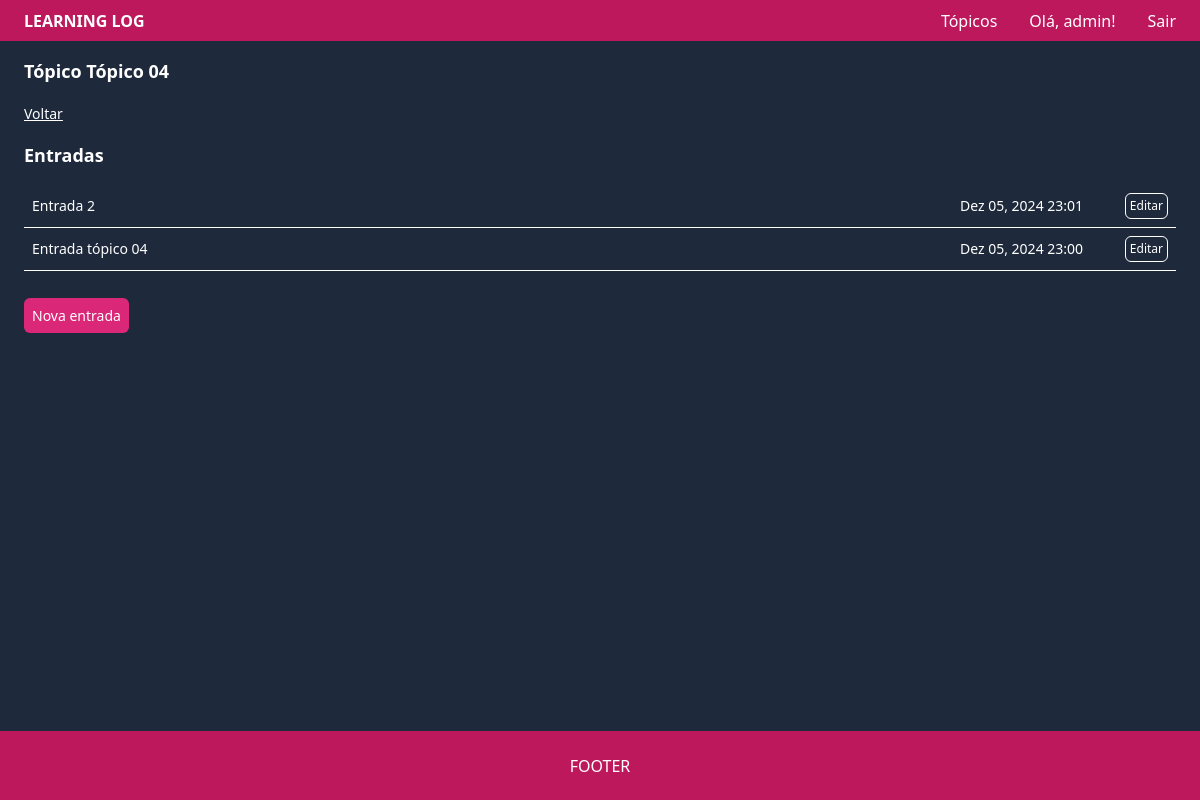
Screenshot of /topic/5/ (signed in) with the database file from the repository.
### learning_logs/models.py (models this page shows, shortened)
class Topic(models.Model):
	text = models.CharField(max_length=200)
	date_added = models.DateTimeField(auto_now_add=True)
	owner = models.ForeignKey(User, on_delete=models.CASCADE)
	def __str__(self):
		return self.text

class Entry(models.Model):
	topic = models.ForeignKey(Topic, on_delete=models.CASCADE)
	text = models.TextField()
	date_added = models.DateTimeField(auto_now_add=True)
	class Meta:
		verbose_name_plural = 'entries'

### learning_logs/views.py (the view)
# urls.py: path('topic/<topic_id>/', views.topic, name='topic'),
@login_required
def topic(request, topic_id):
	topic = Topic.objects.get(id=topic_id)
	if topic.owner != request.user:
		raise Http404
	entries = topic.entry_set.order_by('-date_added')
	context = {
		'topic': topic,
		'entries': entries
	}
	return render(request, 'learning_logs/topic.html', context)

### learning_logs/templates/learning_logs/topic.html
{% extends "learning_logs/base.html" %}
{% block content %}
	<h2 class="text-lg font-semibold mb-4">Tópico {{topic}}</h2>
	<a href="{% url 'topics' %}" class="hover:opacity-80 text-sm underline">Voltar</a>
	<h3 class="my-4 font-bold text-lg">Entradas</h3>
	<ul class="w-full mb-8">
		{% for entry in entries %}
			<li class="p-2 grid grid-cols-[1fr_8rem_3rem] justify-between items-center gap-8 border-b border-b-white text-sm">
				<span>{{entry.text | linebreaks}}</span>
				<span>{{entry.date_added | date:'M d, Y H:i'}}</span>
				<a
					href="{% url 'edit_entry' entry.id %}"
					class="hover:opacity-80 border border-white p-1 rounded-md text-xs w-fit justify-self-end"
				>
					Editar
				</a>
			</li>
		{% empty%}
			<li class="italic ml-8 text-sm">Não há entradas.</li>
		{% endfor %}
	</ul>
	<a href="{% url 'new_entry' topic.id %}" class="bg-pink-600 p-2 rounded-md hover:opacity-80 text-sm">
		Nova entrada
	</a>
{% endblock content %}

### learning_logs/templates/learning_logs/base.html (shortened to what this page needs)
<!DOCTYPE html>
<html lang="pt-BR">
<head>
	<script src="https://cdn.tailwindcss.com"></script>
</head>
<body class="bg-slate-800 text-white flex flex-col justify-between">
	<div class="flex flex-col h-screen justify-between">
		<header class="bg-pink-700 text-white w-full h-12 flex items-center justify-between px-6">
			<a href="{% url 'index' %}" class="font-bold">
				<h1>LEARNING LOG</h1>
			</a>
			<div class="flex gap-8">
				{% if user.is_authenticated %}
					<a href="{% url 'topics' %}" class="hover:opacity-80">Tópicos</a>
					Olá, {{user.username}}!
					<a href="{% url 'logout' %}" class="hover:opacity-80">Sair</a>
				{% else %}
					<a href="{% url 'register' %}" class="hover:opacity-80">Registrar</a>
					<a href="{% url 'login' %}" class="hover:opacity-80">Entrar</a>
				{% endif %}
			</div>
		</header>
		<main class="mb-auto h-full px-6 py-4">
			{% block content %}{% endblock content %}
		</main>
		<footer class="bg-pink-700 text-white w-full h-20 flex items-center justify-center">
			<h2>FOOTER</h2>
		</footer>
	</div>
</body>
</html>

### rows the page displays
Topic: text "Tópico 04"
Entry: text "Entrada 2", date_added "Dez 05, 2024 23:01"
Entry: text "Entrada tópico 04", date_added "Dez 05, 2024 23:00"

### other values shown
{{ user.username }} "admin"
